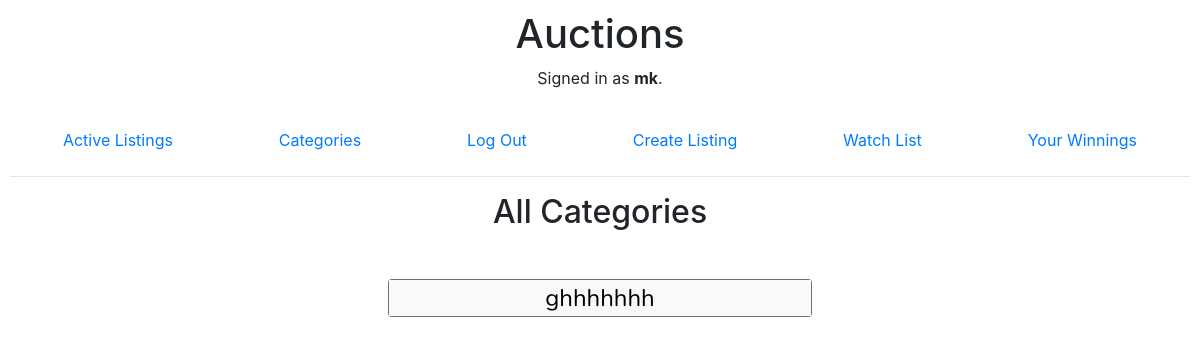
Before: /cat_list (signed in) with the older database file.
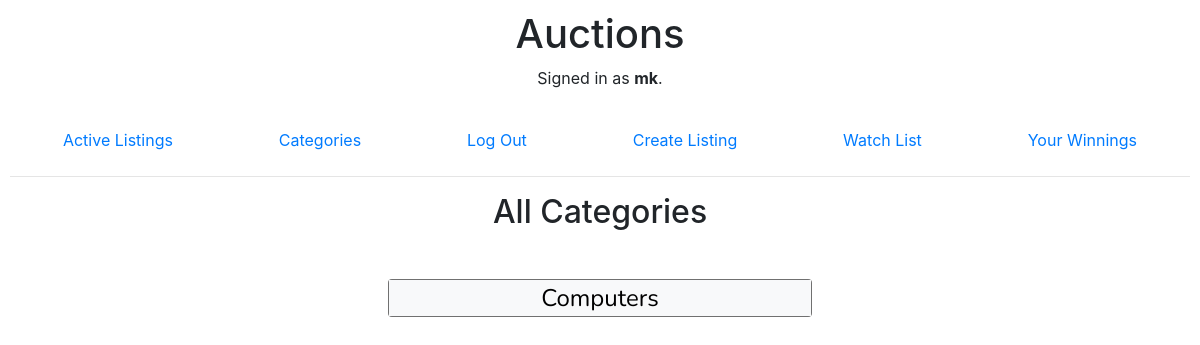
After: the same page with the newer database file.
### auctions/models.py (models this page shows)
class User(AbstractUser):
    pass

class auctionlist(models.Model):
    user = models.CharField(max_length=64)
    title = models.CharField(max_length=64)
    desc = models.TextField()           #CharField cannot be left without giving a max_length, Textfield can
    starting_bid = models.IntegerField()
    image_url = models.CharField(max_length=228, default = None, blank = True, null = True)
    category = models.CharField(max_length=64)
    active_bool = models.BooleanField(default = True)

### auctions/views.py (the view)
# urls.py: path("cat_list", views.cat_list, name="cat_list"),
def cat_list(request):
    category_present = auctionlist.objects.values('category').distinct()
    return render(request, "auctions/category.html",{
        "cat_list" : category_present,
    })

### auctions/templates/auctions/category.html (shortened to what this page needs)
{% extends "auctions/layout.html" %}
{% block body %}
    <h2>All Categories</h2>
    <div id="activelist">
    {% for list in cat_list %}
    <div class = "card">
        <a class="title bg-light" href={% url 'cat' list.category %}>{{list.category}}</a>
    </div>
    {% endfor %}
    </div>
{% endblock %}

### auctions/templates/auctions/layout.html (shortened to what this page needs)
{% load static %}
<!DOCTYPE html>
<html lang="en">
    <head>
        <link rel="stylesheet" href="https://stackpath.bootstrapcdn.com/bootstrap/4.4.1/css/bootstrap.min.css">
        <link href="{% static 'auctions/styles.css' %}" rel="stylesheet">
    </head>
    <body>
        <h1>Auctions</h1>
        <div>
            {% if user.is_authenticated %}
                Signed in as <strong>{{ user.username }}</strong>.
            {% else %}
                Not signed in.
            {% endif %}
        </div>
        <ul class="nav nav-pills nav-fill">
            <li class="nav-item">
                <a class="nav-link" href="{% url 'index' %}">Active Listings</a>
            </li>
            <li class="nav-item">
                <a class="nav-link" href="{% url 'cat_list' %}">Categories</a>
            </li>
            {% if user.is_authenticated %}
                <li class="nav-item">
                    <a class="nav-link" href="{% url 'logout' %}">Log Out</a>
                </li>
                <li class="nav-item">
                    <a class="nav-link" href="{% url 'create' %}">Create Listing</a>
                </li>
                <li class="nav-item">
                    <a class="nav-link" href="{% url 'watchlistpage' user.username %}">Watch List</a>
                </li>
                <li class="nav-item">
                    <a class="nav-link" href="{% url 'winnings' %}">Your Winnings</a>
                </li>
            {% endif %}
        </ul>
        <hr>
        {% block body %}
        {% endblock %}
    </body>
</html>

### auctions/static/auctions/styles.css (style rules this page uses)
body { padding: 10px; text-align: center; }
.nav { margin-top: 2.5vw; }

### auctions/templates/auctions/category.html (style rules this page uses)
#activelist { margin-top: 4vw; grid-gap: 2vw; display:grid; width: 40%; margin-left: 30%; grid-template-rows: repeat(auto,1fr); grid-template-columns: 1fr; font-family: 'Nunito', sans-serif; text-align: center; }
.card { display: grid; grid-template-rows: repeat(auto,1fr); grid-template-columns: 1fr; width: 90%; margin-left: 5%; background-color: grey; }
.title { font-size: 2vw; color:black; }

Changed rows visible on the page:
removed auctionlist: category "ghhhhhhh"
added auctionlist: category "Computers"
